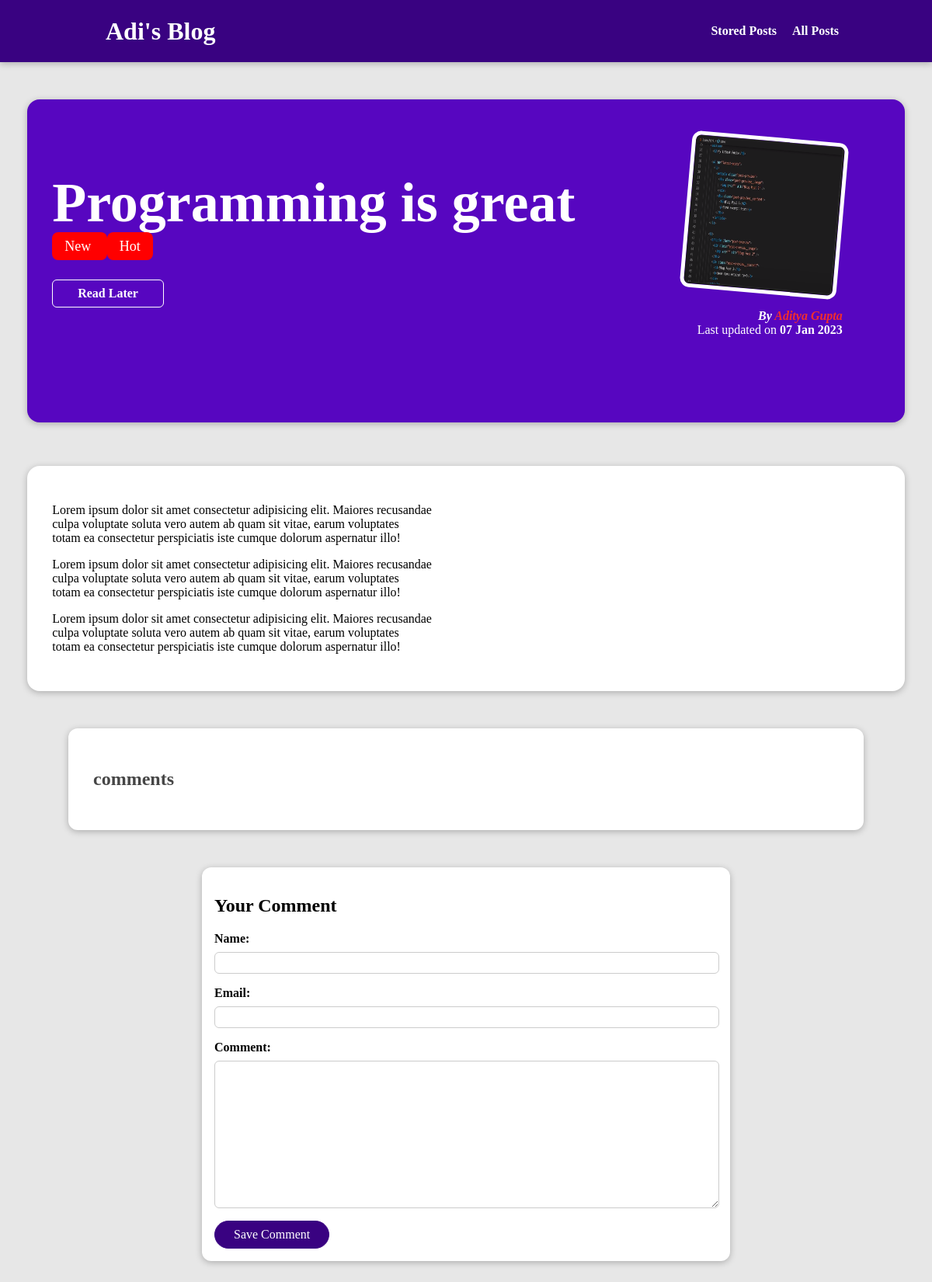
The page /posts/programming-is-great on the database its author committed.
### blog/models.py (models this page shows, shortened)
class Post(models.Model):
    title = models.CharField(max_length=150)
    excerpt = models.CharField(max_length=1000)
    image = models.ImageField(upload_to="posts",null=True)
    date = models.DateField(auto_now=True)
    slug = models.SlugField(unique=True, db_index=True)
    content = models.TextField(validators=[MinLengthValidator(10)])
    author =models.ForeignKey(Author, on_delete= models.SET_NULL,related_name="posts",null=True)
    tags = models.ManyToManyField(Tag)

class Tag(models.Model):
    caption = models.CharField(max_length=20)
    def __str__(self):
        return self.caption

class Author(models.Model):
    first_name = models.CharField(max_length=150)
    last_name = models.CharField(max_length=150)
    email_id = models.EmailField(max_length=254)
    def full_name(self):
        return f"{self.first_name} {self.last_name}"
    def __str__(self):
        return self.full_name()

### blog/views.py (the view, shortened to what this page needs)
# urls.py: path("posts/<slug:slug>", views.SinglePostView.as_view(), name="post-detail"),
class SinglePostView(View):
    def is_stored_post(self,request,post_id):
        stored_posts=request.session.get("stored_posts")
        if stored_posts is not None:
            is_saved_for_later=post_id  in stored_posts
        else:
            is_saved_for_later=False
        return  is_saved_for_later
    def get(self,request,slug):
        post=Post.objects.get(slug=slug)
        context={
            "post":post,
            "post_tag":post.tags.all(),
            "comment_form":CommentForm(),
            "comments":post.comments.all().order_by("-id"),
            "saved_for_later": self.is_stored_post(request,post.id)
        }
        return render(request, "blog/post-detail.html", context)

### blog/forms.py
class CommentForm(forms.ModelForm):
    class Meta:
        model=Comment
        exclude = ["post"]
        labels={
            "user_name":"Name",
            "user_email":"Email",
            "text":"Comment"
        }
        error_messages = {
            "user_name":{
                "required":"Your name can't be blank",
                "max_length":"Please enter a shoter name"
            }
        }

### blog/templates/blog/post-detail.html (shortened to what this page needs)
{% extends "base.html" %}
{% load static %}
{% block css_files %}
<link rel="stylesheet" href="{% static "blog/post-detail.css"%}" />
{% endblock css_files %}
{% block content %}
  <section id="summary">
    <h2>{{post.title}}
    </h2>
    <div>
      {% for tag in post_tag %}
      <span class="tag"> {{tag}} </span>
      {% endfor %}
    </div>
    <div id="read-later">
      <form action="{% url "read-later" %}" method="POST">
      <button>
        {% if saved_for_later %}
        Remove from "Read Later" List
        {% else %}
        Read Later
        {% endif%}
      </button>
      </form>
    </div>
    <article>
        <img src="{{post.image.url}}" alt="{{post.title}}" />
        <address>By <a href="mailto: {{post.author.email_id}} " >{{post.author}} </a></address>
        <div>
            Last updated on <time>{{post.date|date:"d M Y"}}</time>
        </div>
    </article>
  </section>
  <main>
    {{post.content|linebreaks}}
  </main>
  <section id="comments">
    <h2>comments</h2>
  </section>
  <section id="comment-form">
    <h2>Your Comment</h2>
    <form action= "{% url "post-detail" post.slug %}" method="POST">
      {% for form_field  in comment_form %}
      <div class="form-control {%if form_field.errors%}invalid{%endif%} ">
        {{form_field.label_tag}}
        {{form_field}}
      </div>
      {% endfor %}
      <button>Save Comment</button>
    </form>
  </section>
{% endblock content %}

### blog/static/blog/post-detail.css (style rules this page uses)
body { background-color: #e7e7e7; }
#summary { margin: 8rem auto 3rem auto; padding: 2rem; width: 90%; max-width: 90rem; border-radius: 16px; background-color: #5706c0; position:relative ; box-shadow: 0 2px 8px rgba(0,0,0,0.25); height: 22rem; }
#summary h2 { color: white; font-size: 4.5rem; margin-bottom: 0.25rem; }
#summary article { position: absolute; top: 2rem; right: 3rem; padding: 1rem 2rem; border-radius: 12px; text-align: right; color: white; }
#summary article img { width: 12rem; height: 12rem; border-radius: 12px; transform: rotateZ(5deg); border: 5px solid white; margin-bottom: 1rem; }
#summary address { font-weight: bold; }
#summary a { color: rgb(241, 46, 46); text-decoration: none; }
#summary time { font-weight: bold; }
#read-later { margin: 2rem 0; }
#read-later button { background-color: transparent; border: 1px solid white; padding: 0.5rem 2rem; font: inherit; color: white; cursor: pointer; border-radius: 6px; font-weight: bold; }
main { margin: 3.5rem auto 3rem auto; padding: 2rem; width: 90%; max-width: 90rem; border-radius: 16px; background-color:white; position:relative ; box-shadow: 0 2px 8px rgba(0,0,0,0.25); }
.tag { background-color: red; color: white; padding: 0.5rem 1rem; border-radius: 8px; font-size: large; }
#comment-form { margin: 3rem auto; width: 90%; max-width: 40rem; border-radius: 12px; background-color: white; box-shadow: 0 2px 8px rgba(0,0,0,0.25); padding: 1rem; padding-right: 1.5rem; }
.form-control { margin-bottom: 1rem; }
#comment-form button { font:inherit; background-color: #390281; color: white; border: 1px solid #390281; padding: 0.5rem 1.5rem; border-radius: 6rem; cursor: pointer; }
.form-control label { font-weight: bold; margin-bottom: 0.5rem; display: block; }
.form-control input, .form-control textarea { display: block; width: 100%; font: inherit; padding: 0.25rem; border-radius: 6px; border: 1px solid #ccc; }
#comments { margin: 3rem auto; width: 90%; max-width: 60rem; border-radius: 12px; background-color: white; box-shadow: 0 2px 8px rgba(0,0,0,0.25); padding: 2rem; }
#comments h2 { color: #464646; }

### rows shown on the page
Post: title "Programming is great", image (picture), author "Aditya Gupta", date "07 Jan 2023", content "Lorem ipsum dolor sit amet consectetur adipisicing elit. Maiores recusandae culpa voluptate soluta vero autem ab quam sit vitae, earum voluptates totam ea consectetur perspiciatis iste cumque dolorum aspernatur illo! Lorem ipsum dolor sit amet consectetur adipisicing elit. Maiores recusandae culpa voluptate soluta vero autem ab quam sit vitae, earum voluptates totam ea consectetur perspiciatis iste cumque dolorum aspernatur illo! Lorem ipsum dolor sit amet consectetur adipisicing elit. Maiores recusandae culpa voluptate soluta vero autem ab quam sit vitae, earum voluptates totam ea consectetur perspiciatis iste cumque dolorum aspernatur illo!"
Tag: caption "New"
Tag: caption "Hot"
